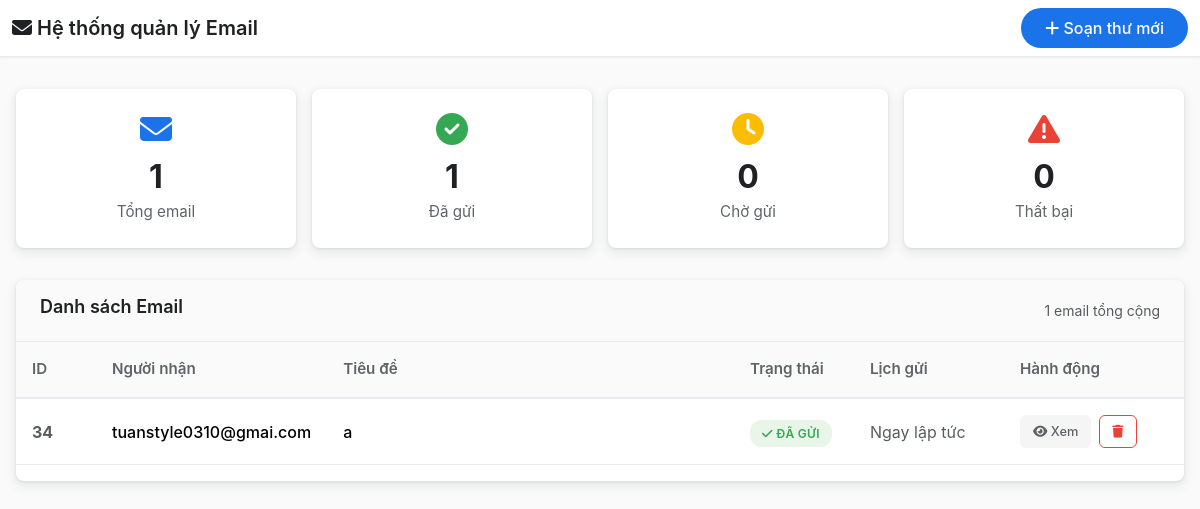
Before: / with the older database file.
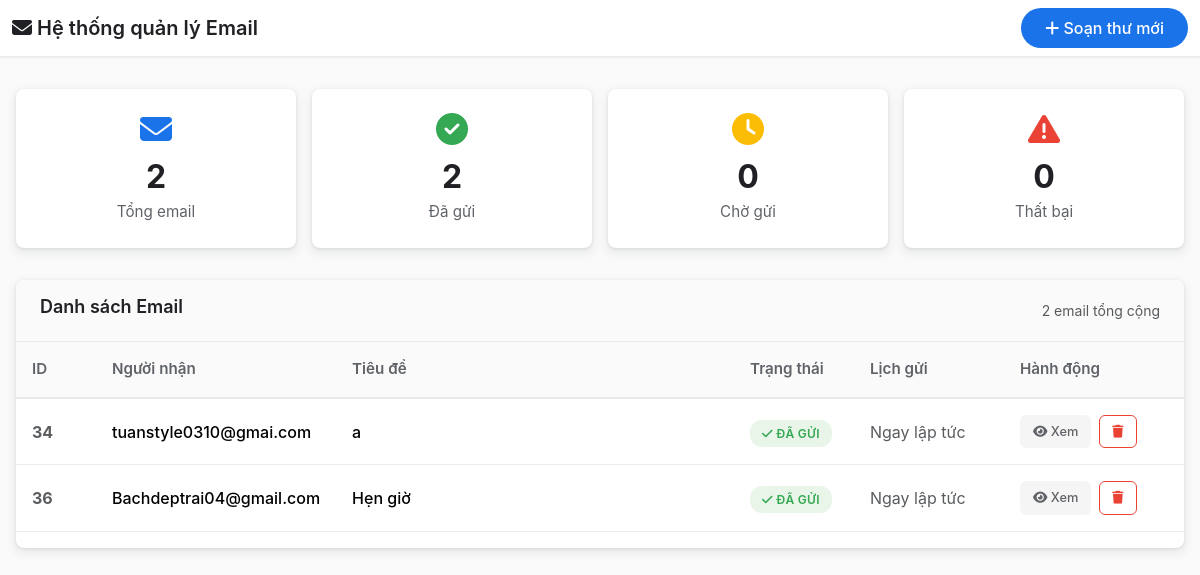
After: the same page with the newer database file.
### tables this page shows
CREATE TABLE emails (
            id INTEGER PRIMARY KEY AUTOINCREMENT,
            recipient TEXT NOT NULL,
            subject TEXT NOT NULL,
            body TEXT NOT NULL,
            status TEXT DEFAULT 'pending',
            priority TEXT DEFAULT 'medium',
            scheduled_time TEXT,
            is_cancelled INTEGER DEFAULT 0
        );

### app.py (the view)
@app.route('/')
def index():
    conn = sqlite3.connect('emails.db')
    cursor = conn.cursor()
    cursor.execute("SELECT id, recipient, subject, status, scheduled_time, priority FROM emails WHERE is_cancelled=0")
    emails = cursor.fetchall()
    conn.close()
    return render_template('inbox.html', emails=emails)

### templates/inbox.html (shortened to what this page needs)
<!DOCTYPE html>
<html lang="vi">
<head>
    <link href="https://cdn.jsdelivr.net/npm/bootstrap@5.3.3/dist/css/bootstrap.min.css" rel="stylesheet">
    <link rel="stylesheet" href="https://cdnjs.cloudflare.com/ajax/libs/font-awesome/6.4.0/css/all.min.css">
</head>
<body>
    <nav class="navbar navbar-expand-lg">
        <div class="container-fluid">
            <a class="navbar-brand" href="#"><i class="fas fa-envelope"></i> Hệ thống quản lý Email</a>
            <a href="{{ url_for('send_email') }}" class="btn btn-compose"><i class="fas fa-plus"></i> Soạn thư mới</a>
        </div>
    </nav>
    <div class="main-container">
        <div class="stats-grid">
            {% set total_emails = emails|length %}
            {% set sent_emails = emails|selectattr('3', 'equalto', 'sent')|list|length %}
            {% set pending_emails = emails|selectattr('3', 'equalto', 'pending')|list|length %}
            {% set failed_emails = emails|selectattr('3', 'equalto', 'fail')|list|length %}
            <div class="stat-card total">
                <i class="fas fa-envelope"></i>
                <div class="stat-number">{{ total_emails }}</div>
                <div class="stat-label">Tổng email</div>
            </div>
            <div class="stat-card sent">
                <i class="fas fa-check-circle"></i>
                <div class="stat-number">{{ sent_emails }}</div>
                <div class="stat-label">Đã gửi</div>
            </div>
            <div class="stat-card pending">
                <i class="fas fa-clock"></i>
                <div class="stat-number">{{ pending_emails }}</div>
                <div class="stat-label">Chờ gửi</div>
            </div>
            <div class="stat-card failed">
                <i class="fas fa-exclamation-triangle"></i>
                <div class="stat-number">{{ failed_emails }}</div>
                <div class="stat-label">Thất bại</div>
            </div>
        </div>
        <div class="email-table-container">
            <div class="table-header">
                <h3 class="table-title">Danh sách Email</h3>
                <small class="text-muted">{{ total_emails }} email tổng cộng</small>
            </div>
            {% if emails %}
            <div class="table-responsive">
                <table class="table email-table">
                    <thead>
                        <tr>
                            <th style="width: 80px;">ID</th>
                            <th style="width: 200px;">Người nhận</th>
                            <th>Tiêu đề</th>
                            <th style="width: 120px;">Trạng thái</th>
                            <th style="width: 150px;">Lịch gửi</th>
                            <th style="width: 180px;">Hành động</th>
                        </tr>
                    </thead>
                    <tbody>
                        {% for email in emails %}
                        <tr>
                            <td class="fw-bold text-muted">{{ email[0] }}</td>
                            <td><div class="fw-medium">{{ email[1] }}</div></td>
                            <td><div class="fw-medium">{{ email[2] }}</div></td>
                            <td>
                                {% if email[3] == 'sent' %}
                                    <span class="status-badge status-sent"><i class="fas fa-check"></i> Đã gửi</span>
                                {% elif email[3] == 'fail' %}
                                    <span class="status-badge status-failed"><i class="fas fa-times"></i> Lỗi</span>
                                {% elif email[3] == 'pending' %}
                                    <span class="status-badge status-pending"><i class="fas fa-clock"></i> Chờ gửi</span>
                                {% elif email[3] == 'sending' %}
                                    <span class="status-badge status-sending"><i class="fas fa-spinner fa-spin"></i> Đang gửi</span>
                                {% else %}
                                    <span class="status-badge">{{ email[3] }}</span>
                                {% endif %}
                            </td>
                            <td>
                                {% if email[4] %}
                                    <div class="fw-medium">{{ email[4] }}</div>
                                {% else %}
                                    <span class="text-muted">Ngay lập tức</span>
                                {% endif %}
                            </td>
                            <td>
                                <div class="action-buttons">
                                    <a href="{{ url_for('view_email', email_id=email[0]) }}" class="btn-action btn-view" title="Xem chi tiết"><i class="fas fa-eye"></i> Xem</a>
                                    <a href="{{ url_for('delete_email', email_id=email[0]) }}" class="btn-action btn-delete" title="Xóa email" onclick="return confirm('Bạn chắc chắn muốn xóa email này?');"><i class="fas fa-trash"></i></a>
                                </div>
                            </td>
                        </tr>
                        {% endfor %}
                    </tbody>
                </table>
            </div>
            {% endif %}
        </div>
    </div>
</body>
</html>

### templates/inbox.html (style rules this page uses)
:root { --primary-color: #1a73e8; --success-color: #34a853; --warning-color: #fbbc04; --danger-color: #ea4335; --gray-50: #fafafa; --gray-100: #f5f5f5; --gray-200: #e8eaed; --gray-300: #dadce0; --gray-500: #9aa0a6; --gray-700: #5f6368; --gray-900: #202124; --border-radius: 8px; --box-shadow: 0 1px 3px rgba(60,64,67,0.13), 0 4px 8px 3px rgba(60,64,67,0.07); --box-shadow-hover: 0 2px 6px rgba(60,64,67,0.18), 0 8px 16px 4px rgba(60,64,67,0.10); }
body { background: var(--gray-50); font-family: 'Inter', Arial, sans-serif; }
.navbar { background: #fff; border-bottom: 1px solid var(--gray-200); box-shadow: 0 1px 2px rgba(60,64,67,0.07); }
.navbar-brand { font-weight: 600; font-size: 1.25rem; color: var(--gray-900) !important; }
.btn-compose { background: var(--primary-color); color: #fff; border-radius: 24px; padding: 0.5rem 1.5rem; font-weight: 500; border: none; transition: all 0.2s; }
.main-container { max-width: 1200px; margin: 2rem auto; padding: 0 1rem; }
.stats-grid { display: grid; grid-template-columns: repeat(auto-fit, minmax(200px, 1fr)); gap: 1rem; margin-bottom: 2rem; }
.stat-card { background: #fff; border-radius: var(--border-radius); padding: 1.5rem; text-align: center; box-shadow: var(--box-shadow); transition: all 0.2s; }
.stat-card i { font-size: 2rem; margin-bottom: 0.5rem; }
.stat-card.total i { color: var(--primary-color); }
.stat-card.sent i { color: var(--success-color); }
.stat-card.pending i { color: var(--warning-color); }
.stat-card.failed i { color: var(--danger-color); }
.stat-number { font-size: 2rem; font-weight: 700; color: var(--gray-900); }
.stat-label { color: var(--gray-700); font-size: 0.95rem; }
.email-table-container { background: #fff; border-radius: var(--border-radius); box-shadow: var(--box-shadow); overflow: hidden; }
.table-header { background: var(--gray-50); padding: 1rem 1.5rem; border-bottom: 1px solid var(--gray-200); display: flex; justify-content: space-between; align-items: center; }
.table-title { font-size: 1.125rem; font-weight: 600; color: var(--gray-900); }
.email-table th { background: var(--gray-50); color: var(--gray-700); font-weight: 600; font-size: 0.95rem; border: none; padding: 1rem; border-bottom: 2px solid var(--gray-200); }
.email-table td { padding: 1rem; border-bottom: 1px solid var(--gray-200); vertical-align: middle; }
.status-badge { padding: 0.375rem 0.75rem; border-radius: 12px; font-size: 0.75rem; font-weight: 600; text-transform: uppercase; letter-spacing: 0.025em; }
.status-sent { background: #e8f5e8; color: var(--success-color); }
.action-buttons { display: flex; gap: 0.5rem; align-items: center; }
.btn-action { padding: 0.375rem 0.75rem; border-radius: 6px; font-size: 0.8rem; font-weight: 500; text-decoration: none; border: 1px solid transparent; transition: all 0.15s; }
.btn-view { background: var(--gray-100); color: var(--gray-700); }
.btn-delete { background: transparent; color: var(--danger-color); border: 1px solid var(--danger-color); }

Changed rows visible on the page:
added emails: id "36", recipient "Bachdeptrai04@gmail.com", subject "Hẹn giờ", status "sent" (drawn)
Other visible differences:
{{ total_emails }}: "1" → "2"
{{ sent_emails }}: "1" → "2"
